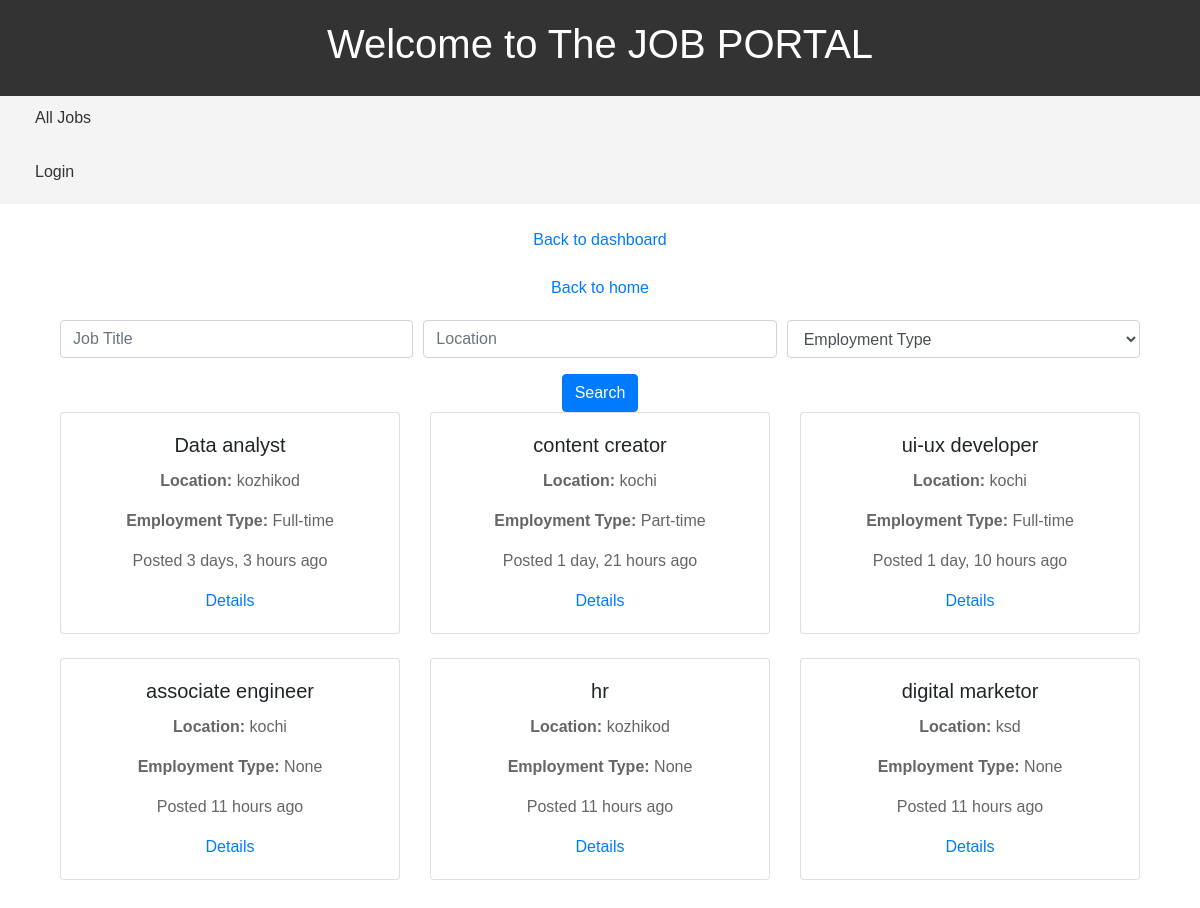
/search/, run on an earlier commit of the app's database.
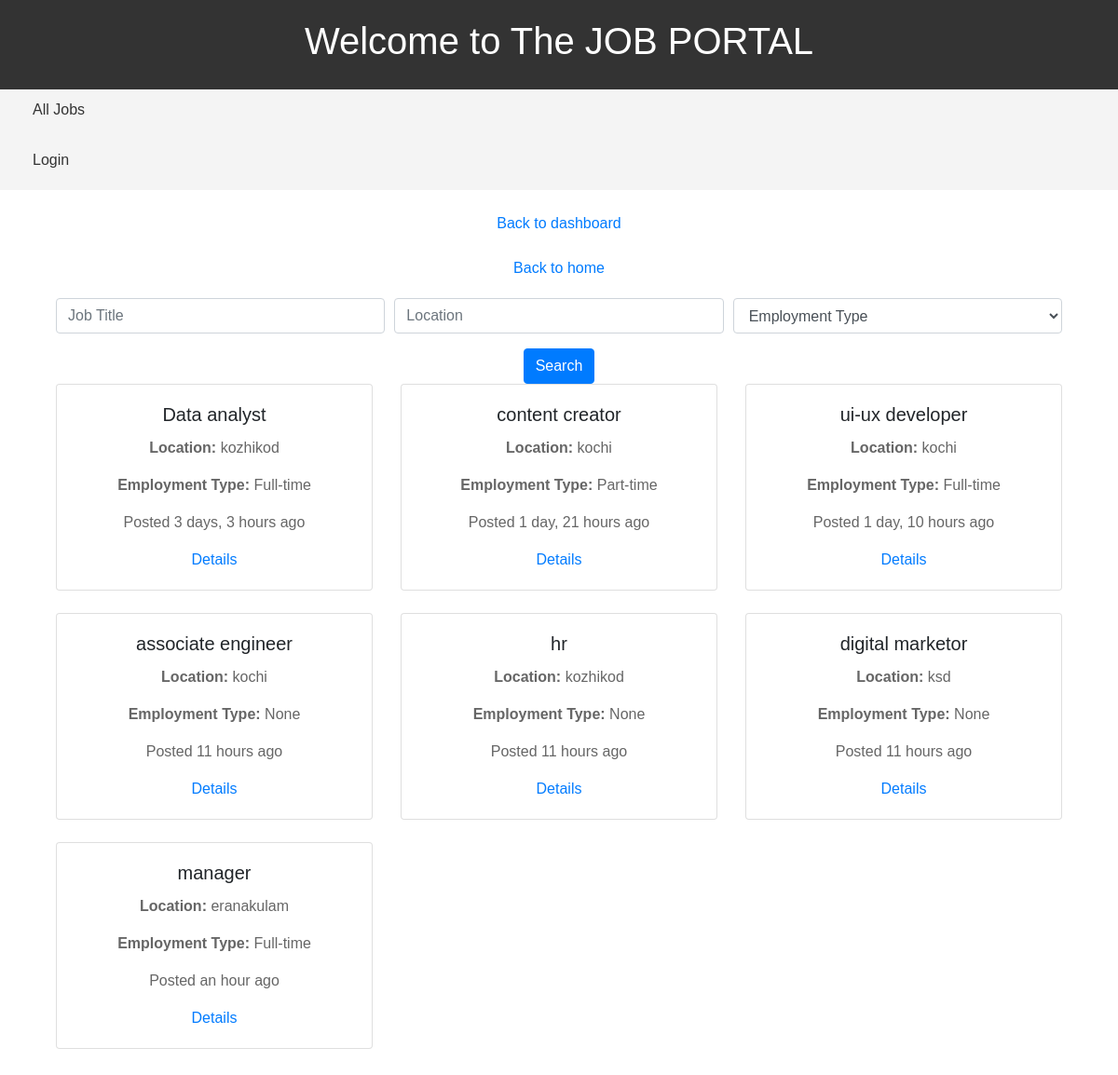
And on a later commit of the database.
### job/models.py (models this page shows, shortened)
class Job (models.Model):
    user = models. ForeignKey (User, on_delete=models.CASCADE)
    company = models. ForeignKey (Company, on_delete=models.CASCADE)
    title = models. CharField(max_length=100)
    location = models. CharField(max_length=100)
    salary = models. PositiveIntegerField(default=35000)
    is_available=models.BooleanField(default=True)
    timestamb=models.DateTimeField(auto_now_add=True)
    job_description = models.TextField(null=True,blank=True)
    required_qualifications = models.CharField(max_length=50,null=True,blank=True)
    responsibilities = models.TextField(null=True,blank=True)
    application_Deadline = models.DateField(null=True,blank=True)
    option = (('Full-time', 'Full-time'), ('Part-time', 'Part-time'), ('Contract', 'Contract'), ('etc', 'etc'))
    Employment_Type = models.CharField(choices=option, max_length=20,null=True,blank=True)
    Company_Benefits = models.TextField(null=True,blank=True)
    How_to_Apply = models.TextField(null=True,blank=True)
    cover_letter=models.CharField(max_length=20,null=True,blank=True)
    status_choices = (('Accepted', 'Accepted'),
                      ('Declined', 'Declined'),
                      ('Pending', 'Pending'))
    status = models.CharField(max_length=20, choices=status_choices,null=True)

### website/views.py (the view)
# urls.py: path('search/',SearchView.as_view(),name="search")
class SearchView(ListView):
    model = Job
    template_name = 'website/search.html'
    context_object_name = 'jobapp'
    def get_queryset(self):
        queryset = super().get_queryset()
        title = self.request.GET.get('job_title', '')
        location = self.request.GET.get('job_location', '')
        employment_type = self.request.GET.get('employment_type', '')
        if title:
            queryset = queryset.filter(title__icontains=title)
        if location:
            queryset = queryset.filter(location__icontains=location)
        if employment_type:
            queryset = queryset.filter(Employment_Type__icontains=employment_type)
        return queryset

### templates/website/search.html (shortened to what this page needs)
{% extends "users/base.html" %}
{% load humanize%}
{% block content %}
    <div class="container">
        <form class="search-form" action="{% url 'search' %}" method="GET">
            <div class="form-row">
              <div class="form-group col-md-4">
                <input type="text" class="form-control" name="job_title" placeholder="Job Title">
              </div>
              <div class="form-group col-md-4">
                <input type="text" class="form-control" name="job_location" placeholder="Location">
              </div>
              <div class="form-group col-md-4">
                <select class="form-control" name="employment_type">
                  <option value="">Employment Type</option>
                </select>
            </div>
          </div>
          <button type="submit" class="btn btn-primary">Search</button>
        </form>
        <div class="row">
            {% if jobapp %}
                {% for job in jobapp %}
                    <div class="col-md-4 mb-4">
                        <div class="card">
                            <div class="card-body">
                                <h5 class="card-title">{{ job.title }}</h5>
                                <p class="card-text"><strong>Location:</strong> {{ job.location }}</p>
                                <p class="card-text"><strong>Employment Type:</strong> {{ job.Employment_Type }}</p>
                                <p>Posted {{ job.timestamb|naturaltime}}</p>
                                <a href="{% url 'job-details' job.id %}">Details</a>
                            </div>
                        </div>
                    </div>
                {% endfor %}
            {% else %}
                <div class="col">
                    <p>No jobs found.</p>
                </div>
            {% endif %}
        </div>
    </div>
{% endblock %}

What changed in the data, as far as the page shows it:
added Job: title "manager", location "eranakulam", Employment_Type "Full-time", timestamb "an hour ago"
